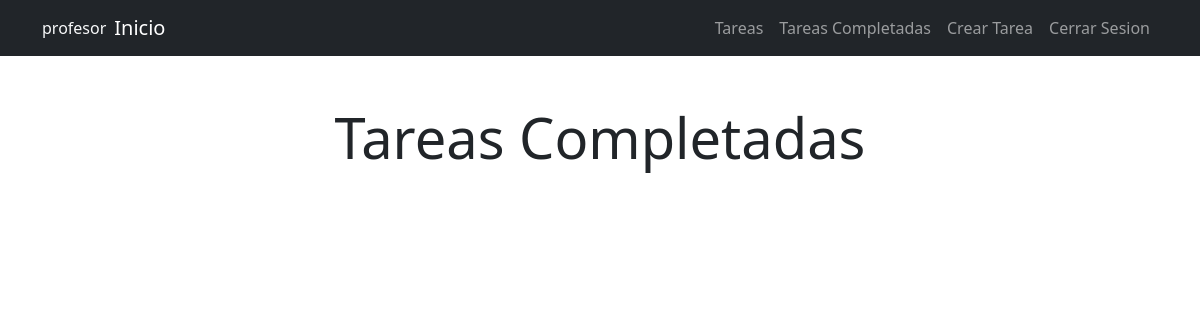
The app's page /tareas/completadas/ (signed in), older data.
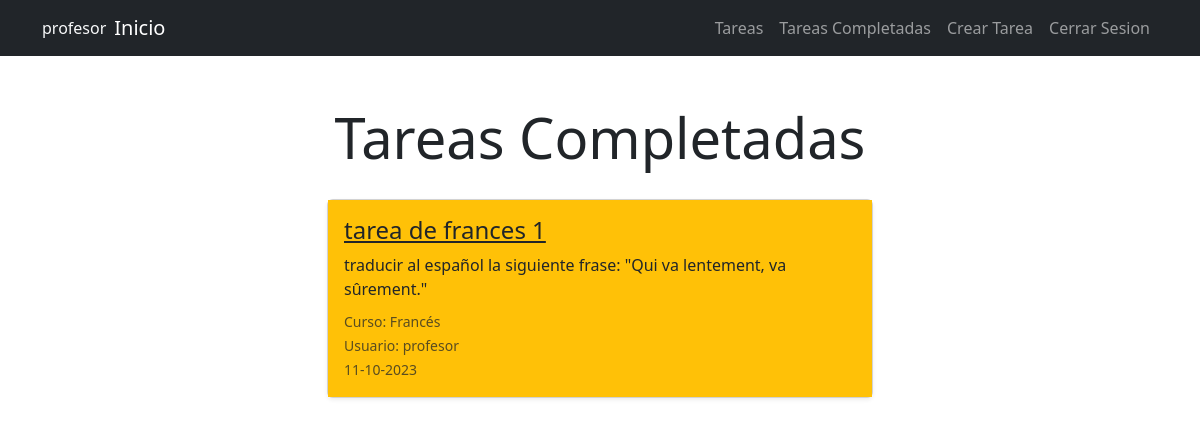
The same page, newer data.
### tareas/models.py (models this page shows, shortened)
class Tarea(models.Model):
    nombre = models.CharField(max_length=100)
    descripcion = models.TextField(blank=True)
    fecha_creacion = models.DateTimeField(auto_now_add=True)
    fecha_finalizacion = models.DateTimeField(null=True)
    importante = models.BooleanField(default=False)
    curso = models.PositiveSmallIntegerField(choices=Curso.CURSO_CHOICES)
    usuario = models.ForeignKey(User, on_delete=models.CASCADE)

### tareas/views.py (the view)
# urls.py: path('tareas/completadas/', tareas_views.tareas_completadas, name='tareas_completadas'),
@login_required
def tareas_completadas(request):
    curso_estudiante = obtener_curso_de_usuario(request.user.username)
    if es_profesor(request.user):
        tareas = Tarea.objects.filter(usuario=request.user, fecha_finalizacion__isnull=False).order_by('fecha_finalizacion')
    else:
        tareas = Tarea.objects.filter(curso=curso_estudiante, fecha_finalizacion__isnull=False).order_by('fecha_finalizacion')
    return render(request, 'tareas/tareas_completadas.html', {'tareas': tareas})

### tareas/views.py (called while the page is built)
def obtener_curso_de_usuario(username):
    if "ingles" in username:
        return Curso.INGLES
    elif "frances" in username:
        return Curso.FRANCES
    elif "espanol" in username:
        return Curso.ESPANOL
    else:
        return None

def es_profesor(user):
    return user.groups.filter(name='profesores').exists()

### tareas/templates/tareas/tareas_completadas.html
{% extends 'tareas/base.html' %}
{% block content %}
<main class="container">
    <div class="row">
        <div class="col-md-6 offset-md-3 mt-5">
            <h1 class="text-center mb-4 display-4 pb-1">Tareas Completadas</h1>
            {% for tarea in tareas %}
            <div class="card mb-3 shadow-sm">
                <div class="{% if tarea.importante %}bg-warning{% endif %} card-body">
                    <h4 class="card-title">
                        <a href="{% url 'detalle_tarea' tarea.id %}" class="text-dark">
                            {{ tarea.nombre }}
                        </a>
                    </h4>
                    <p class="card-text mb-2">{{ tarea.descripcion }}</p>
                    <p class="card-text mb-0"><small class="text-muted">Curso: {{ tarea.get_curso_display }}</small></p>
                    <p class="card-text mb-0"><small class="text-muted">Usuario: {{ tarea.usuario }}</small></p>
                    <p class="card-text"><small class="text-muted">{{ tarea.fecha_finalizacion|date:'d-m-Y' }}</small></p>
                </div>
            </div>
            {% endfor %}
        </div>
    </div>
</main>
{% endblock %}

Row changes from the older to the newer data that the page shows:
added Tarea: nombre "tarea de frances 1", descripcion "traducir al español la siguiente frase: \"Qui va lentement, va sûrement.\"", curso "Francés", usuario "profesor", fecha_finalizacion "11-10-2023"
